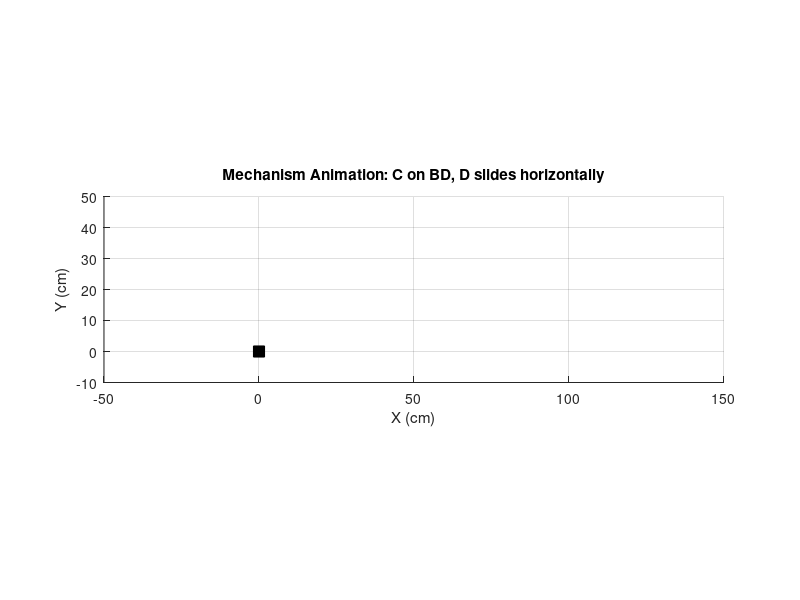

Source code (MATLAB):
clear; clc; close all;

%% Known lengths
AB = 36;    % cm
AC = 60;    % cm
BD = 120;   % cm

%% Coordinate of A is (0,0)
A = [0, 0];

%% Set up figure
figure('Name','Slider-Block Mechanism','NumberTitle','off');
axis equal; grid on; hold on;
xlabel('X (cm)'); ylabel('Y (cm)');
title('Mechanism Animation: C on BD, D slides horizontally');
axis([-50 150 -10 50]);  % adjust as needed

%% Animate over a range of input angles theta2
theta2_range = linspace(0, 2*360, 180);  % 0 to 720 deg, 180 frames

% Plot the ground pivot A
plot(A(1), A(2), 'ks','MarkerSize',8,'MarkerFaceColor','k');

for k = 1:length(theta2_range)
    theta2 = theta2_range(k);  % degrees

    % ------------------------------------------------------------
    % 1) Point B from input link AB rotating about A
    %    B = A + [AB*cos(theta2), AB*sin(theta2)]
    % ------------------------------------------------------------
    Bx = AB*cosd(theta2);
    By = AB*sind(theta2);
    B  = [Bx, By];

    % ------------------------------------------------------------
    % 2) Solve for xD, the horizontal position of D, given BD=120
    %    D = (xD, 8.4).
    %    This often requires your loop‐closure:
    %      sqrt( (Bx - xD)^2 + (By - 8.4)^2 ) = 120
    %    => xD can have two possible solutions, pick the one that
    %       makes sense for your mechanism’s motion.
    % ------------------------------------------------------------
    % Example direct solution:
    %   BD^2 = (Bx - xD)^2 + (By - 8.4)^2
    %   => xD = Bx ± sqrt( BD^2 - (By - 8.4)^2 )
    % Adjust sign or logic as needed.

    val = BD^2 - (By - 8.4)^2;    % expression under sqrt
    if val < 0
        % If geometry says no real solution, skip or break
        disp('No real solution for xD at this theta2!');
        continue;
    end
    xD_candidate = Bx + sqrt(val);   % pick plus or minus
    % (You might choose minus for the other branch)
    xD = xD_candidate;
    D  = [xD, 8.4];

    % ------------------------------------------------------------
    % 3) Point C: a slider on BD, and also AC=60
    %    We know line BD is from B to D, so param eqn:
    %        C = B + lambda (D - B),  for 0 <= lambda <= 1
    %    Then enforce AC=60 to solve for lambda.
    % ------------------------------------------------------------
    %   AC^2 = norm( A - C )^2 => 60^2
    %   but C = B + lambda*(D-B).
    %
    %   Let DB = D - B = (Dx - Bx, 8.4 - By).
    %   Then A->C is A->B + lambda*(D-B).
    %   So A->C = (Bx,By) + lambda(DB) - (0,0).
    %   => (Bx + lambda*DBx, By + lambda*DBy).
    %
    %   We want: (Bx + lambda*DBx)^2 + (By + lambda*DBy)^2 = 60^2.
    %   Solve for lambda.  Then C = B + lambda*(D-B).
    %

    DB = D - B;            % Vector from B to D
    DBx = DB(1); DBy = DB(2);

    % Quadratic in lambda
    %   (Bx + lambda*DBx)^2 + (By + lambda*DBy)^2 = 60^2
    A_qu = DBx^2 + DBy^2;
    B_qu = 2*(Bx*DBx + By*DBy);
    C_qu = Bx^2 + By^2 - AC^2;  % AC=60 -> AC^2=3600

    lambda_sol = roots([A_qu, B_qu, C_qu]);
    % Typically two possible solutions; pick the one that matches
    % your “slider on BD” (0 <= lambda <= 1 if C is between B and D).
    lam_candidates = lambda_sol( lambda_sol>=0 & lambda_sol<=1 );
    if isempty(lam_candidates)
        % no solution in [0,1], possibly outside the segment
        disp('No valid lambda in [0,1]!');
        continue;
    end
    lambda = lam_candidates(1);  % pick first if multiple

    C = B + lambda*DB;  % final point C

    % ------------------------------------------------------------
    % Plot links: (A->B), (B->C), (C->A) for the first loop,
    % and B->D for the second loop, or maybe D->C if you prefer
    % to show that slider segment distinctly.
    % ------------------------------------------------------------
    linkPlot1 = plot([A(1), B(1)], [A(2), B(2)], 'ro-','LineWidth',2);
    linkPlot2 = plot([B(1), C(1)], [B(2), C(2)], 'mo-','LineWidth',2);
    linkPlot3 = plot([A(1), C(1)], [A(2), C(2)], 'co-','LineWidth',2);
    linkPlot4 = plot([B(1), D(1)], [B(2), D(2)], 'ko-','LineWidth',2);

    % Show the points B, C, D themselves
    ptB = plot(B(1), B(2), 'bo','MarkerFaceColor','b');
    ptC = plot(C(1), C(2), 'gs','MarkerFaceColor','g');
    ptD = plot(D(1), D(2), 'kd','MarkerFaceColor','k');

    pause(0.05);  % adjust speed

    % Clean up before next frame
    delete(linkPlot1); delete(linkPlot2); delete(linkPlot3); 
    delete(linkPlot4); delete(ptB); delete(ptC); delete(ptD);
end

hold off;
